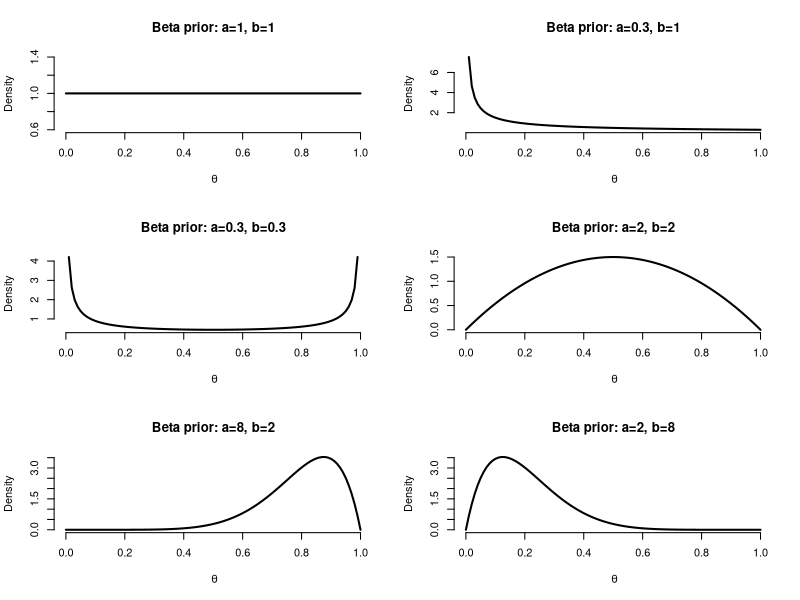

Reproduce this figure in R.
## ---- chunk 1
par(mfrow=c(3,2))
pi <- Vectorize(function(theta) dbeta(theta, 1,1))
curve(pi, xlab=~ theta, ylab="Density", main="Beta prior: a=1, b=1", frame=FALSE, lwd=2)
pi <- Vectorize(function(theta) dbeta(theta, 0.3,1))
curve(pi, xlab=~ theta, ylab="Density", main="Beta prior: a=0.3, b=1",frame=FALSE, lwd=2)
pi <- Vectorize(function(theta) dbeta(theta, 0.3,0.3))
curve(pi, xlab=~ theta, ylab="Density", main="Beta prior: a=0.3, b=0.3",frame=FALSE, lwd=2)
pi <- Vectorize(function(theta) dbeta(theta, 2,2))
curve(pi, xlab=~ theta, ylab="Density", main="Beta prior: a=2, b=2",frame=FALSE, lwd=2)
pi <- Vectorize(function(theta) dbeta(theta, 8,2))
curve(pi, xlab=~ theta, ylab="Density", main="Beta prior: a=8, b=2",frame=FALSE, lwd=2)
pi <- Vectorize(function(theta) dbeta(theta, 2,8))
curve(pi, xlab=~ theta, ylab="Density", main="Beta prior: a=2, b=8",frame=FALSE, lwd=2)
